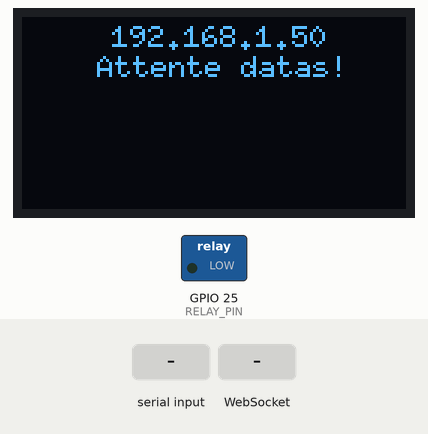
A sketch run on a simulated ESP32. On the bench: 128×64 one-colour display, switched loads named in the sketch (green lamp = pin HIGH). The inputs (shaded band) are chosen by the test bench. WiFi joins after 1.5 s; servers stay silent unless stated; EEPROM starts erased; what the sketch prints to the serial monitor is not drawn.

Above: at 3.7 s.
3.8 s: "cons:1\n" received over the second serial link
At 4.8 s:
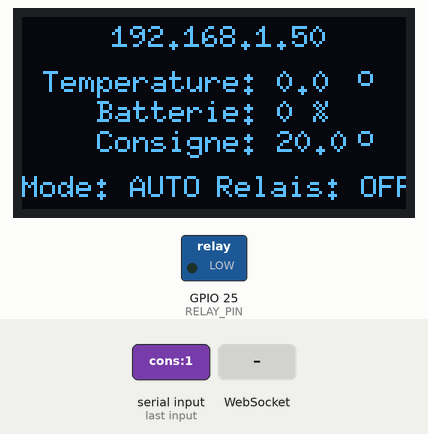
5.3 s: WebSocket text "func" received
At 5.9 s:
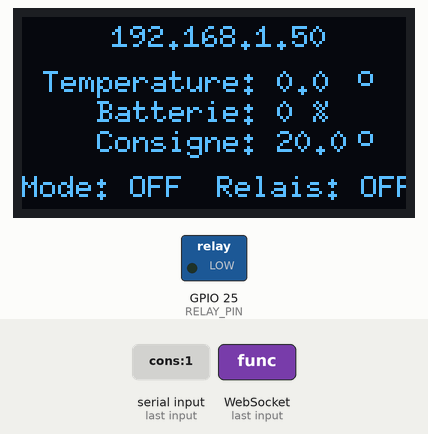
6.8 s: WebSocket text "cons" received
At 8.3 s:
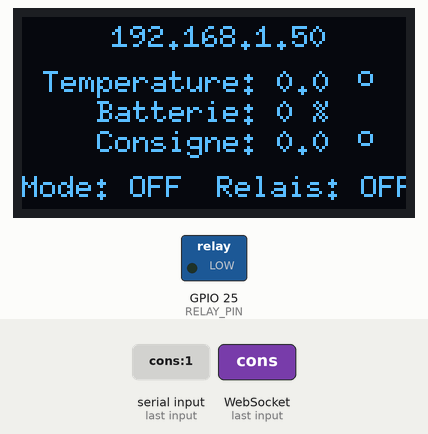
Timing chart, 0 to 9.8 s (numbered marks = the images above; inputs shaded):
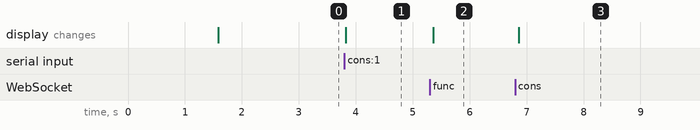

The sketch:

WebSocket_Relais_Display_Mobile_Travail.ino
```cpp
#include <WiFi.h>
#include <ESPAsyncWebServer.h>
#include <AsyncTCP.h>
#include <Preferences.h>
#include <Wire.h>
#include <U8g2lib.h>
// ------------ OLED --------------
U8G2_SH1106_128X64_NONAME_F_HW_I2C u8g2(U8G2_R0, U8X8_PIN_NONE);

#define RELAY_PIN 25

const char* ssid = "SSIDz";
const char* password = "PASS";

// ---------- OBJETS ----------
Preferences prefs;
AsyncWebServer server(80);
AsyncWebSocket ws("/ws");

// ---------- VARIABLES ----------
float temperature = 0.0;
float batteryVoltage = 0.0;
float batteryPercent = 0.0;

float consigne = 20.0;
int fonction = 1;        // 0=OFF 1=AUTO 2=ON

bool relayState = false;

// ------ TEMPO CHAUFFAGE évite rebonds relais ------

unsigned long lastRelayChange = 0;
const unsigned long MIN_ON_TIME  = 10000; // 10 sec
const unsigned long MIN_OFF_TIME = 10000; // 10 sec


// ---------- ANTI-USURE FLASH ----------

unsigned long lastSaveCons = 0;
unsigned long lastSaveFunc = 0;
const unsigned long SAVE_DELAY = 1000;

float consigneToSave;
  int fonctionToSave;


// ---------- RELAIS mode OFF/ON ----------

void setRelay(bool state) {

     if (relayState != state){
         relayState = state;
         digitalWrite(RELAY_PIN, state ? HIGH : LOW);
         lastRelayChange = millis();
         ws.textAll("{\"relay\":" + String(state ? 1 : 0) + "}");
        }

}

void updateRelay() {

     if (fonction == 2) setRelay(true);
     if (fonction == 0) setRelay(false);

}


// ---------- RELAIS mode AUTO ----------
void updateRelayAuto() {

     unsigned long now = millis();

     if (!relayState && temperature < consigne - 0.5 && now - lastRelayChange >= MIN_OFF_TIME) {
         setRelay(true);
        } else if (relayState && temperature > consigne + 0.5 && now - lastRelayChange >= MIN_ON_TIME) {
         setRelay(false);
        }

}


// ---------- HTML ----------

const char index_html[] PROGMEM = R"rawliteral(
<!DOCTYPE html>
<html lang="fr">
<head>
<meta charset="UTF-8">
<meta name="viewport" content="width=device-width, height=device-height, initial-scale=1, user-scalable=no">
<title>ESP32 Chauffage</title>

<style>
html,body{
  margin:0;
  padding:0;
  width:100%;
  height:100%;
  background:#111;
  color:#fff;
  font-family:Arial,Helvetica,sans-serif;
  overflow:hidden;
}

/* ------ BLOQUEUR PORTRAIT pour mobile paysage ------ */
#rotateBlock{
  position:fixed;
  inset:0;
  background:#111;
  color:white;
  display:none;
  z-index:9999;
  align-items:center;
  justify-content:center;
  text-align:center;
  font-size:2rem;
}

/* ---------- INTERFACE ---------- */
.container{
  display:flex;
  flex-direction:column;
  justify-content:space-evenly;
  align-items:center;
  height:100%;
  padding:10px;
}

.big{ font-size:2.5rem; font-weight:bold; }
.medium{ font-size:1.8rem; }

.full{
  width:100%;
}

input[type=range]{
  width:100%;
  height:40px;
}

.btn-group{
  display:flex;
  gap:16px;
  width:100%;
}

.btn-group button{
  flex:1;
  padding:20px 0;
  font-size:1.5rem;
  border-radius:18px;
  border:none;
  background:#ccc;
  color:#000;
}

.active-off{ background:#c0392b!important; color:white; }
.active-auto{ background:#f39c12!important; color:black; }
.active-on{ background:#27ae60!important; color:white; }

#btnRelay{
  width:100%;
  padding:22px 0;
  font-size:1.6rem;
  border-radius:18px;
  border:none;
  color:white;
}
</style>
</head>

<body>

<div id="rotateBlock">
  🔄<br><br>
  Tournez le téléphone<br>
  en mode paysage
</div>

<div class="container" id="app">

  <div class="big" id="line1">--.- °C · -- %</div>

<div style="width:100%">
  <div class="medium" style="text-align:center">
    Consigne : <span id="consVal">--</span> °C
  </div><br>
  <input type="range" min="15" max="25" step="0.5" id="slider" class="full">
</div>

  <div style="width:100%">
    <div class="btn-group">
      <button id="btnOff"  onclick="setFunc(0)">OFF</button>
      <button id="btnAuto" onclick="setFunc(1)">AUTO</button>
      <button id="btnOn"   onclick="setFunc(2)">ON</button>
    </div><br>
    <button id="btnRelay" class="full">RELAIS</button>
  </div>

</div>

<script>
let ws = new WebSocket(`ws://${location.host}/ws`);
let slider = document.getElementById("slider");

function checkOrientation() {
  if (window.innerHeight > window.innerWidth) {
      rotateBlock.style.display="flex";
      app.style.display="none";
     } else {
      rotateBlock.style.display="none";
      app.style.display="flex";
     }
}

window.addEventListener("resize", checkOrientation);
window.addEventListener("orientationchange", checkOrientation);
checkOrientation();

function updateFunc(v) {
  btnOff.className="";
  btnAuto.className="";
  btnOn.className="";
  if (v==0) btnOff.classList.add("active-off");
  if (v==1) btnAuto.classList.add("active-auto");
  if (v==2) btnOn.classList.add("active-on");
}

ws.onmessage = e => {
  let d = JSON.parse(e.data);

  if (d.temp!==undefined)
      line1.innerHTML = `Température : ${d.temp.toFixed(1)} °C · Batterie : ${d.batt}%`;
  if (d.cons!==undefined) {
      slider.value = d.cons;
      consVal.innerText = d.cons.toFixed(1);
      }

  if (d.func!==undefined) updateFunc(d.func);

  if (d.relay!==undefined) {
      btnRelay.style.background = d.relay ? "#27ae60" : "#c0392b";
      btnRelay.innerText = d.relay ? "CHAUFFAGE ACTIF" : "CHAUFFAGE INACTIF";
     }
};

slider.oninput = () => {
  let v = parseFloat(slider.value);
  consVal.innerText = v.toFixed(1);
  ws.send(JSON.stringify({cons:v}));
};

function setFunc(v){
  ws.send(JSON.stringify({func:v}));
  updateFunc(v);
}
</script>

</body>
</html>
)rawliteral";


// ---------- WEBSOCKET ----------

void onWsEvent (AsyncWebSocket *server, AsyncWebSocketClient *client,
               AwsEventType type, void *, uint8_t *data, size_t len) {

     if (type == WS_EVT_CONNECT) {
         client->text("{\"temp\":"+String(temperature,1)+
                      ",\"batt\":"+String((int)batteryPercent)+
                      ",\"cons\":"+String(consigne,1)+
                      ",\"func\":"+String(fonction)+
                      ",\"relay\":"+String(relayState?1:0)+"}");
        }

     if (type == WS_EVT_DATA) {
         String msg;
         for (size_t i=0;i<len;i++) msg += (char)data[i];

              if (msg.indexOf("cons")>=0) {
                  float nc = msg.substring(msg.indexOf(":")+1).toFloat();
                  if (round(nc*10) != round(consigne*10)) {
                      consigne = nc;
                      consigneToSave = consigne;
                      lastSaveCons = millis();
                     }
                  updateRelayAuto();
                  displayReglages();
                 }

              if (msg.indexOf("func")>=0) {
                  int nf = constrain(msg.substring(msg.indexOf(":")+1).toInt(),0,2);
                  if (nf != fonction) {
                      fonction = nf;
                      fonctionToSave = fonction;
                      lastSaveFunc = millis();
                      updateRelay();
                      displayReglages();
                      ws.textAll("{\"func\":"+String(fonction)+"}");
                     }
                  }
        }

}


// -------- AFFICHAGE -------
void displayReglages() {

     u8g2.clearBuffer();
     u8g2.setContrast(50);
     u8g2.setCursor(30, 10);
     u8g2.print(WiFi.localIP());
     u8g2.setCursor(7, 25);
     u8g2.print("Temperature: "); u8g2.print(temperature, 1);
     u8g2.setCursor(112, 23); u8g2.print("o");
     u8g2.setCursor(25, 35);
     u8g2.print("Batterie: "); u8g2.print(int (batteryPercent)); u8g2.println(" %");
     u8g2.setCursor(25, 45);
     u8g2.print("Consigne: "); u8g2.print(consigne, 1);
     u8g2.setCursor(112, 43); u8g2.print("o");
     u8g2.setCursor(0, 60);
     u8g2.print("Mode: ");
     if (fonction == 0) { u8g2.print("OFF"); }
     if (fonction == 1) { u8g2.print("AUTO"); }
     if (fonction == 2) { u8g2.print("ON"); }
     u8g2.setCursor(65, 60);
     u8g2.print("Relais: ");
     if (relayState == 0) { u8g2.print("OFF"); }
     if (relayState == 1) { u8g2.print("ON"); }
     u8g2.sendBuffer();

}


// ---------- SETUP ----------
void setup() {

     Serial.begin(115200);
     Serial2.begin(115200, SERIAL_8N1, 16, 17);

     Wire.begin();
     u8g2.begin();
     u8g2.clearBuffer();
     u8g2.setFont(u8g2_font_6x10_tf);
     u8g2.drawStr(25, 30, "Initialisation");
     u8g2.sendBuffer();

     pinMode(RELAY_PIN, OUTPUT);
     digitalWrite(RELAY_PIN, LOW);

     prefs.begin("reglages", false);
     consigne = prefs.getFloat("consigne", 20.0);
     fonction = prefs.getInt("fonction", 1);

     updateRelay();

     WiFi.begin(ssid, password);
     while (WiFi.status()!=WL_CONNECTED) delay(500);
     Serial.println("");
     Serial.println("WiFi connected..!");
     Serial.print("Got IP: ");  Serial.println(WiFi.localIP());

     u8g2.clearBuffer();
     u8g2.setCursor(30, 10);
     u8g2.print(WiFi.localIP());
     u8g2.drawStr(25, 20, "Attente datas!");
     u8g2.sendBuffer();
     delay(1000);

     server.on ("/", HTTP_GET, [](AsyncWebServerRequest *r) {
                r->send_P(200, "text/html", index_html);
               });

     ws.onEvent(onWsEvent);
     server.addHandler(&ws);
     server.begin();

}


// ---------- LOOP ----------

void loop() {

     if (Serial2.available()) {
         String l = Serial2.readStringUntil('\n');
         int t = l.indexOf("T=");
         int b = l.indexOf("B=");
         if (t>=0 && b>=0) {
             temperature = l.substring(t+2, l.indexOf(';')).toFloat();
             batteryVoltage = l.substring(b+2).toFloat();
             batteryPercent = constrain((batteryVoltage-3.4)*100/0.8,0,100);

             if (fonction == 1) updateRelayAuto();

             ws.textAll("{\"temp\":"+String(temperature,1)+
                        ",\"batt\":"+String((int)batteryPercent)+
                        ",\"relay\":"+String(relayState?1:0)+"}");
            }

         displayReglages();

        }

     if (lastSaveCons && millis()-lastSaveCons > SAVE_DELAY) {
         prefs.putFloat("consigne", consigneToSave);
         lastSaveCons = 0;
        }

     if (lastSaveFunc && millis()-lastSaveFunc > SAVE_DELAY) {
         prefs.putInt("fonction", fonctionToSave);
         lastSaveFunc = 0;
        }

}


//
```

Measured:
- after the input at 3.8 s, the display: changes at once (image 1)
- after the input at 5.3 s, the display: changes after 0.06 s (image 2)
- after the input at 6.8 s, the display: changes after 0.06 s (image 3)
